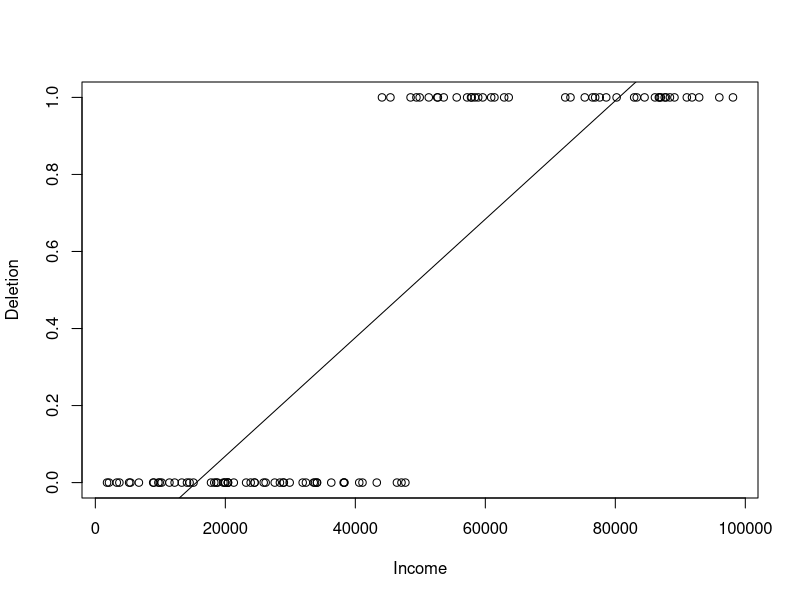
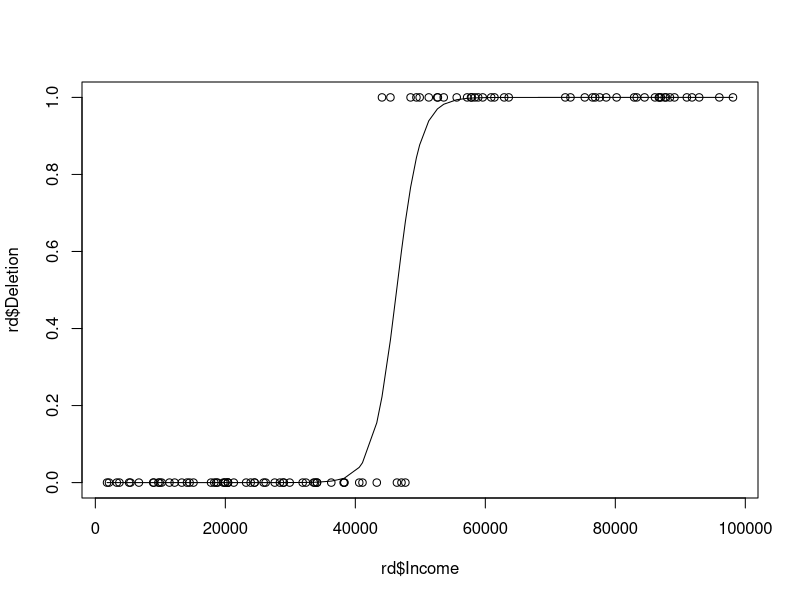
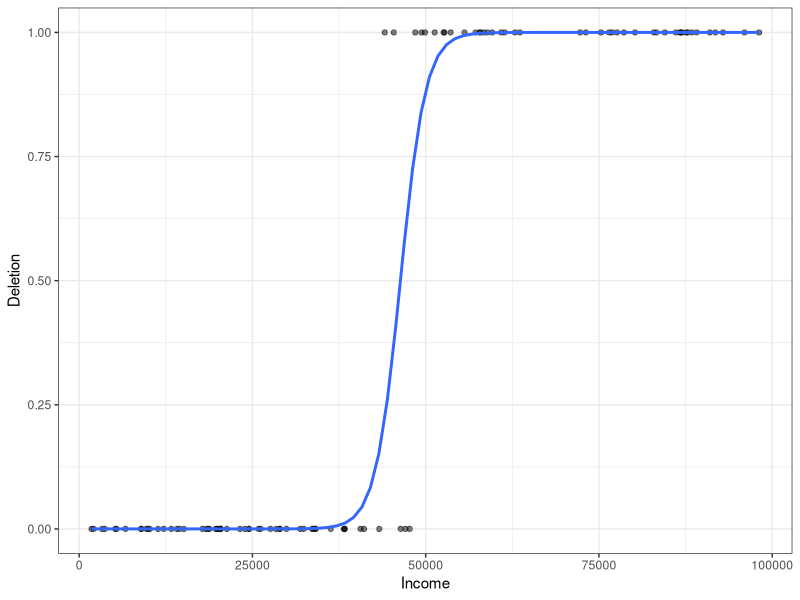
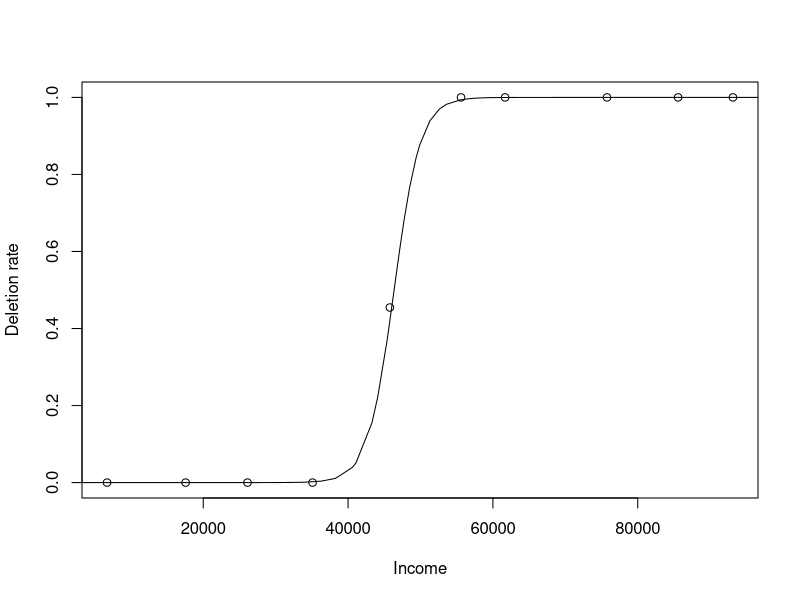
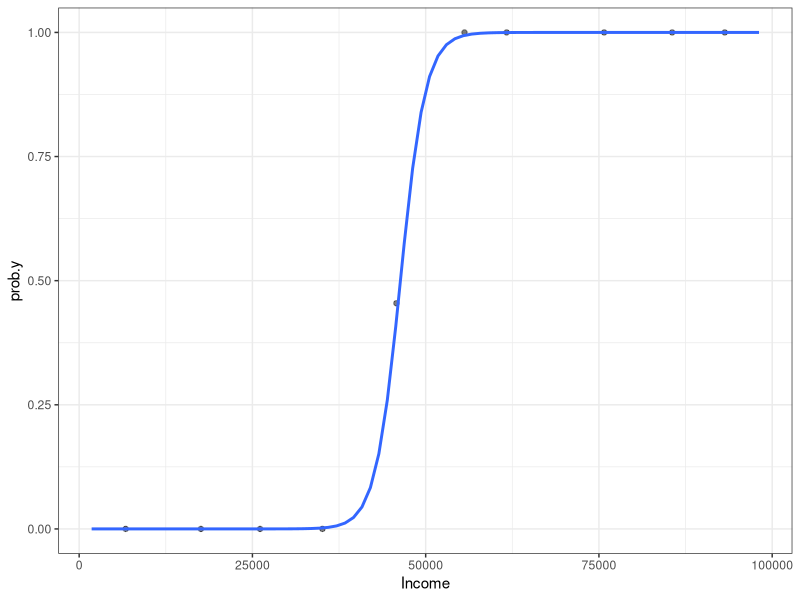
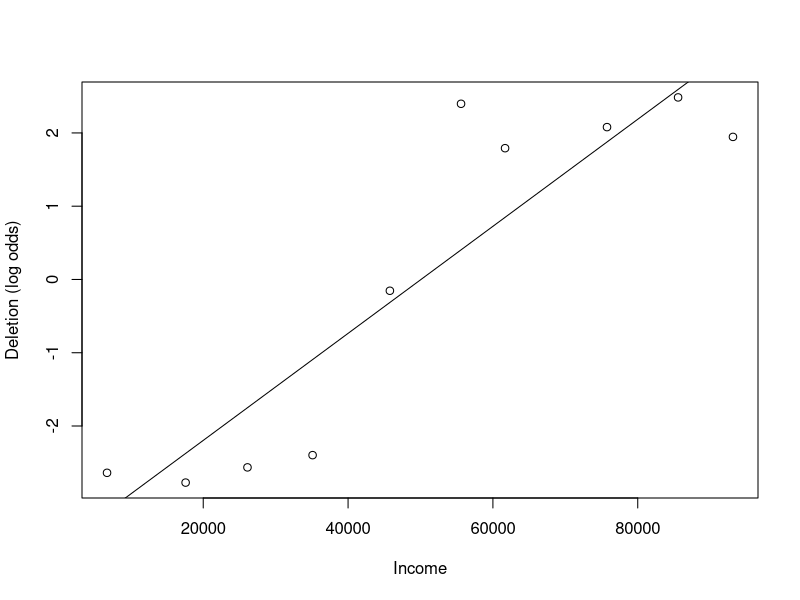
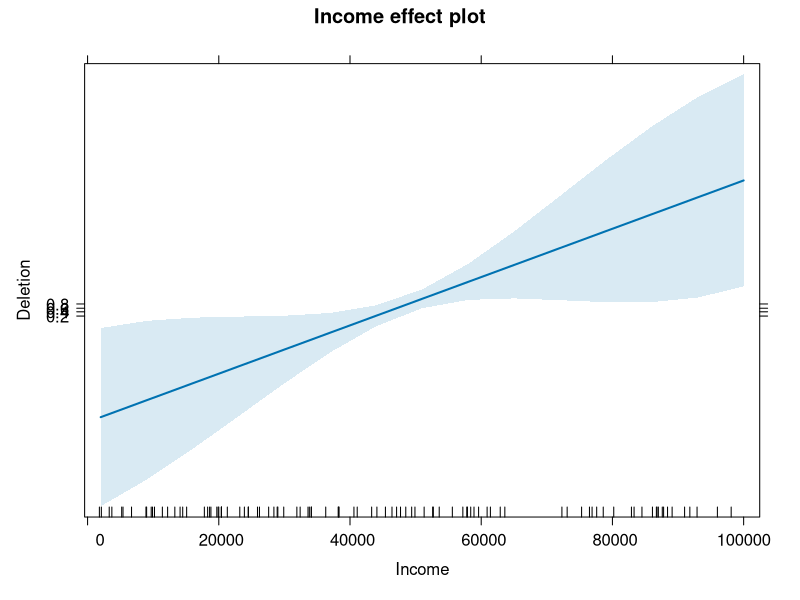

These charts were generated, in order, by the following R code: (Note: this script raises an error after producing the figures.)
# 請記得先設定工作目錄！

# 二之一節
# 火星人奢華性刪除現象資料
rd = read.delim("richdeletion.txt")
head(rd)

# 強迫R以五位整數顯示X軸數值。沒有此行時R會以「十的次方」格式呈現數值
options(scipen = 5)
plot(Deletion ~ Income, data = rd)	# 用之前Y~X方程式的語法也能畫圖！

rd.lm = lm(Deletion ~ Income, data = rd)	# 在線性迴歸中分析富豪型刪除機率
summary(rd.lm)					                  # 只擷取係數的部分
abline(rd.lm)                             # 將最佳配適線加到<圖一>上

# 將glm()函數中的family參數設定為binomial，以二項分佈函數建立廣義線型模型
rd.glm = glm(Deletion ~ Income, family = "binomial", data = rd)
summary(rd.glm) 

# 二之二節
log(Inf)			# 沒錯！R可以讓你計算無限值！
log(0)

# 練習一
# 一
# 計算Deletion的平均值，得到有富豪型刪除的機率P1。
del.p = mean(rd$Deletion) # 0.44
# 套用公式二
log(del.p / (1 - del.p)) # -0.2411621

# 二
# 取得所有係數
coefs = coef(rd.glm)

# 對數的相反就是指數exp()，將截距係數轉換為原始機率
exp(coefs["(Intercept)"])  # 收入為0時，有富豪型刪除的預測機率也趨近於0

# 以gtools套件的函數快速在對數勝率與原始機率間轉換
library(gtools)			# 記得先安裝並載入套件
logit(0.5)          # 從機率計算對數勝率
#[1] 0

inv.logit(0)        # 從對數勝率轉換回機率
#[1] 0.5

# 二之三之一節
# 火星語的「-qfx」後綴例子
# 建立含有20個1(有後綴的名詞)和10個0(無後綴的名詞)的向量
cheeseNouns = c(rep(1, 20), rep(0, 10)) 
sum(cheeseNouns == 0)				# 確認一下是否1和0的數量正確
sum(cheeseNouns == 1)    

# 二項檢定
# 以「binom.test()」直觀地根據「1」的數量以及樣本數進行二項檢定
binom.test(x = sum(cheeseNouns == 1), n = length(cheeseNouns))

# 卡方檢定
# 先以xtabs()來計算0和1的數量再以列聯表進行卡方檢定
cheeseNouns.tab = xtabs(~ cheeseNouns)
chisq.test(cheeseNouns.tab) 

# 只包含截距的邏輯迴歸模型
# 因為cheeseNouns單純是一個數值向量，這裡我們可以直接以「y ~ 1」的語法
# 在未指定「data」參數時就建立只含有截距的模型
cheese.glm = glm(cheeseNouns ~ 1, family = "binomial")
summary(cheese.glm) 

# 練習二
# 先重新建立富豪型刪除的邏輯迴歸模型
rd = read.delim("richdeletion.txt")
rd.glm = glm(Deletion ~ Income, family = "binomial", data = rd)
# 取出收入斜率
coefs = coef(rd.glm)
coef.inc = coefs["Income"]
# coef.inc為0.000554，也就是每當收入增加1，火星人呈現富豪型刪除(P1)的對數勝率
# 就增加0.000554
# 手動計算收入為35790時火星人呈現富豪型刪除的預測機率
# 先以迴歸方程式得出預測的P1對數勝率
del.logit = coefs["(Intercept)"] + 35790 * coef.inc  # -5.85
# 再以gtools套件的inv.logit()將預測的對數勝率轉換回機率
library(gtools)
inv.logit(del.logit)                                 # 0.00286033，大約0.2%的機率

# 練習三
# 要使用predict()根據某個自變量的值取得因變量的值，第一步是要建立一個資料框，而欄位
# 名稱必須與迴歸模型中的該自變量名稱相同，而在這個練習裡就是Income。另外也還記得
# 怎麼利用seq()函數產生一個每兩個數值之間有著相同間隔的連續數字嗎？
pred.df = data.frame(Income = seq(from = 20000, to = 60000, by = 1000))
# 使用建立的資料框和rd.glm從predict()中取得富豪型刪除的預測「對數勝率」
pred.logits = predict(rd.glm, pred.df)
# 再次利用gtools套件的inv.logit將對數勝率轉換為機率
library(gtools)
# 也可以進位至小數點第三位，比較好解讀數據
round(inv.logit(pred.logits), 3)

# 二之三之二
# 從邏輯迴歸模型的檢定報告中取出對數似然值、以內建的「logLik()」函數取出殘餘偏差值
# 最後再進行<公式五>的驗算
logLik(cheese.glm)               			# 直接從模型中取出對數似然值
#'log Lik.' -19.09543 (df=1) 	
cheese.glm.sum = summary(cheese.glm)	# 將模型的檢定報告另存為物件
dev = cheese.glm.sum$deviance		      # 從檢定報告中取出殘餘偏差值
dev
#[1] 38.19085
dev/(-2)    				                  # 以<公式五>從殘餘偏差值反推至似然值
#[1] -19.09543

# 驗證只含有截距的模型中的截距係數代表的就是P1的機率
# cheeseNouns的向量平均數就代表P1的機率
mean(cheeseNouns)		
#[1] 0.6666667
coefs = cheese.glm.sum$coefficients	# 從模型檢定報告中取出所有係數數據
coef.int = coefs[1, "Estimate"]	# 取得截距係數數據(1 = 數據中的第1列)
#[1] 0.6931472
library(gtools)              				# 記得安裝載入gtools套件
# 將截距係數的P1對數勝率反轉回P1機率，與前面的平均數相同！
inv.logit(coef.int)
#[1] 0.6666667

# 以單一樣本z檢定驗證模型中截距係數的p值
coefs[1, "Pr(>|z|)"]			          # 取得截距係數p值(第1列數據的p值)
#[1] 0.07350237
logit.z = coefs[1, "z value"] 	   	# 取得截距係數z值
2 * pnorm(logit.z, lower.tail = F)	# z值大於0所以取得右尾p值再計算雙尾p值
#[1] 0.07350237

logit.SE = coefs[1, "Std. Error"] 		# 只取出截距係數標準誤
coef.int/logit.SE             				# 公式六得到相同z值
#[1] 1.789699

# 以起司名詞後綴例子示範卡方值與邏輯迴歸截距z值的相似性
# 以起司後綴例子進行卡方檢定，而檢定報告另存為物件
cheese.chisq = chisq.test(c(10, 20))
cheese.chisq$statistics 				# 只取出報告中的卡方值
#X-squared 
#3.333333
logit.z ^ 2						# 計算邏輯迴歸截距z值平方
#[1] 3.203021 

# 二之三之三節
# 以火星人起司名詞為例進行以卡方檢定偏差分析為基礎的似然比檢定
cheese.glm0 = glm(cheeseNouns ~ 0, family = "binomial")	# 沒有截距的模型
anova(cheese.glm0, cheese.glm, test = "Chisq")	        # 與有截距模型比較

# 二之四節
# 假設火星人起司名詞後綴出現與詞頻負相關
Suffixed = c(rep(1, 20), rep(0, 10))	# 我們的二元因變量
Frequency = 1:30			   	            # 詞頻數據
cor.test(Suffixed, Frequency)	        # r = -.82

set.seed(1)				                    # 指定亂數種子
WordLength = sample(1:30)	            # 隨機從1-30再抽樣隨機排序數字

# 直接指定每個數據向量(而不是資料框中的欄位)做為因變量和自變量
cheese2.glm = glm(Suffixed ~ Frequency + WordLength, family = "binomial")
#Warning messages:
#  1: glm.fit: algorithm did not converge 
#  2: glm.fit: fitted probabilities numerically 0 or 1 occurred
summary(cheese2.glm)

# 在因變量與自變量的相關性加入一點雜訊，使得迴歸模型不再百分百完美
# 取出原始Suffixed變量的第2個到第30個值，再取出原始Suffixed變量的第1個值
# 然後用c()重新結合，將原始的第1個值變成新的變量中的最後一個值
Suffixed.f = c(Suffixed[2:30], Suffixed[1])
cheese3.glm = glm(Suffixed.f ~ Frequency + WordLength, family = "binomial")
summary(cheese3.glm)

# 練習四
# 先建立只包含詞頻的起司名詞後綴模型
cheese.glm.freq = glm(Suffixed.f ~ Frequency, family = "binomial")
# 也建立使用Suffixed.f做為因變量的只含截距模型
cheese.glm0.f = glm(Suffixed.f ~ 1, family = "binomial")
# 與完整模型(使用Suffixed.f做為因變量)的似然比檢定
# 缺少/增加單詞時長自變量並無顯著改變模型配適度
anova(cheese3.glm, cheese.glm.freq, test = "Chisq")
# 與只含有截距的模型進行似然比檢定，加入詞頻顯著減少殘餘值/增加配適度
anova(cheese.glm0.f, cheese.glm.freq, test = "Chisq")

# 二之五節
# 以火星人富豪型刪除資料示範正確的二元資料模型圖表繪製
rd = read.delim("richdeletion.txt")
rd.glm = glm(Deletion ~ Income, family = "binomial", data = rd)

# 繪製符合因變量二元原始資料的最佳配適曲線
options(scipen = 5)		        # 強迫R以5位數整數而非e次方格式呈現數值
plot(rd$Deletion ~ rd$Income)	# 繪製散佈圖
rd.pred = predict(rd.glm, type = "response")	# 取得原始因變量的估計值
# 將收入數值與富豪型刪除估計值合併為一個資料框
curve.df = data.frame(Income = rd$Income, fitted = rd.pred)
# 再將整個資料框根據收入從小到大排序列，以便可以使用lines()函數依序將估計值按照
# 收入從小到大排序的收入數值連成一條曲線
curve.df = curve.df[order(curve.df$Income), ]
lines(x = curve.df$Income, y = curve.df$fitted)		

# 練習五
library(ggplot2)
ggplot(data = rd, mapping = aes(x = Income, y = Deletion)) + 
  # 加上實際數據點時設定為半透明，可以突顯最佳配適線
  geom_point(alpha = .5) +
  stat_smooth(method = "glm", se = FALSE, method.args = list(family = "binomial")) +
    theme_bw()

# 以X軸與Y軸分組計算平均數，解決呈現個別數據點與機率變化趨勢的問題
# 將ｘ軸自變量放入十個範圍相同的分組
bins = cut(rd$Income, 10) 			
# 每個範圍分組裡算出一個收入平均數
mean.x = tapply(rd$Income, bins, mean) 	
# 計算每個範圍分組裡的呈現富豪型刪除與否的平均數，也就是呈現刪除的機率
prob.y = tapply(rd$Deletion, bins, mean)	
# 重覆繪圖的過程
options(scipen = 5)
# 使用經過分組計算的數值繪製散佈圖
plot(mean.x, prob.y, ylab = "Deletion rate", xlab = "Income")
# 以稍早產生的收入數值對應的估計機率的資料加上最佳配適曲線
lines(x = curve.df$Income, y = curve.df$fitted)

# 練習六
bins.df = data.frame(Income = mean.x, Prob = prob.y)

library(ggplot2)
# ggplot()函數不做任何對應，只建立空白底圖
ggplot() + 
  # 在geom_point()函數中設定分組計算資料框為資料來源
  geom_point(data = bins.df, mapping = aes(x = Income, y = prob.y), alpha = .5) +
  # 在stat_smooth()函數中設定模型估計值資料來源
  stat_smooth(data = rd, mapping = aes(x = Income, y = Deletion),
              method = "glm", se = FALSE, method.args = list(family = "binomial")) +
  theme_bw()

# 直接以對數勝率呈現線性的最佳配適線
bins = cut(rd$Income, 10)		# 同樣將X軸進行範圍分組
# 建立Y軸進行範圍分組且加入雜訊的函數
logit.bin = function(vector) {
 	prob1 = mean(c(vector, 0, 1)) 	# 為每個分組的P1計算多增加兩個雜訊數值
	prob0 = 1 - prob1 		         	# 計算範圍分組的P0
	log.odds = log(prob1 / prob0) 	# 加了雜訊後P1和P0都不可能是0
	return(log.odds)			          # 回傳分組對數勝率
}
mean.x = tapply(rd$Income, bins, mean) 	# 為每個X軸分組計算平均數
# 為每個Y軸分組以logit.bin計算平均數
logit.y = tapply(rd$Deletion, bins, logit.bin)	
# 產生散佈圖
plot(mean.x, logit.y, ylab = "Deletion (log odds)", xlab = "Income")
abline(lm(logit.y ~ mean.x)) 			      # 加上線性迴歸最佳配適線

# 以effects套件繪製圖表，結合圖五及圖六的優點
library(effects)			      # 記得先安裝載入套件
plot(allEffects(rd.glm))		# 取得rd.glm模型中的所有效應繪製圖表

# 二之六節
# 重新建立兩個我們要進行比較的模型。如果你的變量已經消失的，也往前翻幾頁重新建立吧
cheese0.glm = glm(Suffixed.f ~ 1, family = "binomial")
cheese3.glm = glm(Suffixed.f ~ Frequency + WordLength, family = "binomial")
# 以logLik()函數取出各個模型的對數似然值，套用公式八，再使用as.numeric()
# 函數將結果轉為不帶其他文字資訊的數值
as.numeric((logLik(cheese0.glm) - logLik(cheese3.glm)) / logLik(cheese0.glm))

# 從完整模型的檢定報告數據計算RL2
cheese3.sum = summary(cheese3.glm)
cheese3.LL = -2 * cheese3.sum$deviance	# 取得檢定報告中殘餘偏差似然值
cheese0.LL = -2 * cheese3.sum$null.deviance	# 取得檢定報告中零偏差似然值
(cheese0.LL - cheese3.LL) / cheese0.LL	# 公式八

# 進行類似標準化係數的邏輯迴歸分析
# 以scale()函數將自變量進行z分數轉換
cheese3.z.glm = glm(Suffixed.f ~ scale(Frequency) + 
       					scale(WordLength), family = "binomial")
summary(cheese3.z.glm)

# 利用似然比檢定比較兩個自變量的效應值是否有顯著差距
# 以I()函數告訴R「+」是將兩個自變量加在一起的數學運算，而不是加入獨立自變量的意思
cheese3.z.same.glm = glm(Suffixed.f ~ I(scale(Frequency) + 
                                          scale(WordLength)), family = "binomial")
# 注意要設定test參數哦！
anova(cheese3.z.same.glm, cheese3.z.glm, test = "Chisq")

# 以Menard (2004)的方法，利用因變量對數勝率預測值的標準差進行真的標準化邏輯迴歸分析
coefs = coef(cheese3.glm)		# 從模型中取出所有效應值
Frequency.coef = coefs["Frequency"]	# 取出詞頻效應值
WordLength.coef = coefs["WordLength"]	# 取出單詞長度效應值
# 使用<公式八>計算邏輯迴歸的確定係數，以as.numeric()函數將文字資訊從計算結果移除
RL = sqrt(as.numeric((logLik(cheese0.glm) -
                        logLik(cheese3.glm)) / logLik(cheese0.glm)))
# 計算自變量標準差
Frequency.sd = sd(Frequency)			
WordLength.sd = sd(WordLength)
# 取出因變量預測對數勝率計算標準差
logit.yhat.sd = sd(predict(cheese3.glm)) 	
# 計算標準化自變量係數
Frequency.beta = Frequency.coef * RL * (Frequency.sd / logit.yhat.sd)
WordLength.beta = WordLength.coef * RL * (WordLength.sd / logit.yhat.sd)
c(Frequency.beta, WordLength.beta)
#[1] -0.7674511 0.04311755 

# 三之一節
# 測試從名詞片語複雜與否會不會影響從名詞片語中移出某個詞到主題位置的合語法性
demo.dat = read.delim("demo.txt")
head(demo.dat)

# 練習七
# 新增原始類別因子並將預設的虛擬編碼改為總和編碼
demo.dat$ComplexNPFac = ifelse(demo.dat$ComplexNP == 1, "Yes", "No")
demo.dat$TopicFac = ifelse(demo.dat$Topic == 1, "Yes", "No")
# 先將新的欄位轉換為因子
demo.dat$ComplexNPFac = as.factor(demo.dat$ComplexNPFac)
demo.dat$TopicFac = as.factor(demo.dat$TopicFac)
# 檢查預設的虛擬編碼對比
contrasts(demo.dat$ComplexNPFac)
contrasts(demo.dat$TopicFac)
# 轉換為總和編碼
contrasts(demo.dat$ComplexNPFac) = contr.sum(levels(demo.dat$ComplexNPFac))
contrasts(demo.dat$TopicFac) = contr.sum(levels(demo.dat$TopicFac))
# 檢查改變後的總和編碼對比
contrasts(demo.dat$ComplexNPFac)
contrasts(demo.dat$TopicFac)

# 為每位母語者進行邏輯迴歸
CNP.coef = numeric(7)	# 建立長度為7的數值向量儲存每位母語者ComplexNP係數
Top.coef = numeric(7)	# 儲存每位母語者Topic係數的數值向量
CxT.coef = numeric(7)	# 儲存每位母語者交互作用係數的數值向量
for (i in 1:7) { 		# 以迴圈為每位母語者進行邏輯迴歸
  # 依編號取得每位母語者的資料子集合
  demo.dat.i = subset(demo.dat, demo.dat$Speaker == i) 
  # 進行邏輯迴歸
  glm.i = glm(Judgment ~ ComplexNP * Topic, 
  family = binomial, data = demo.dat.i)
  # 取出所有係數儲存至數值向量
  coefs = coef(glm.i)
 	CNP.coef[i] = coefs["ComplexNP"]
 	Top.coef[i] = coefs["Topic"]
 	CxT.coef[i] = coefs["ComplexNP:Topic"]
}

# 為每一組係數進行虛無假設為「0」的t檢定
t.test(CNP.coef)$p.value # 名詞複雜度t檢定，只取p值
#[1] 0.02073655
t.test(Top.coef)$p.value # 主題移位t檢定
#[1] 8.145483e-06
t.test(CxT.coef)$p.value # 交互作用t檢定
#[1] 0.02073655

# 三之二之一
# 我們可以先直接設定參數「stringsAsFactors」為「TRUE」，
# 代表字串欄位直接轉換成因子並以使用預設虛擬編碼系統
classifiers = read.delim("classifiers.txt", stringsAsFactors = TRUE)

# 把有著三個層次的因變量根據是否為「1(條)」、「2(根)」或「3(支)」
# 拆解成三個以「0」與「1」呈現的二元因變量
# 當Class為1，欄位tiao也為1，否則為0，以此類推
classifiers$tiao = ifelse(classifiers$Class == 1, 1, 0)
classifiers$gen = ifelse(classifiers$Class == 2, 1, 0)
classifiers$zhi = ifelse(classifiers$Class == 3, 1, 0)

# 針對每個新的二元因變量進行個別的邏輯迴歸分析
# 預測量詞是否為「條」的邏輯迴歸模型，以此類推
tiao.glm = glm(tiao ~ Flexible + Thin + Round, family = "binomial", 
               data = classifiers)
gen.glm = glm(gen ~ Flexible + Thin + Round, family = "binomial", 
                data = classifiers)
zhi.glm = glm(zhi ~ Flexible + Thin + Round, family = "binomial", 
                data = classifiers)

# 無法直接以glm()對含有超過兩個層次的因變量進行邏輯迴歸分析
summary(glm(Class ~ Flexible + Thin + Round, family = "binomial", 
            data = classifiers))

# 使用nnet套件進行多項邏輯迴歸分析
library(nnet) 			# 記得先安裝載入套件
# 建立模型的語法都相同，這裡以tiao為二元因變量進行示範
tiao.multinom = multinom(tiao ~ Flexible + Thin + Round, data = classifiers)
summary(tiao.multinom)

# 練習八
# 截距p值
int.z = -1.7979206 / 0.7164164
2 * pnorm(int.z)
# 彈性p值
flex.z = 4.7943608 / 0.8575578
2 * pnorm(flex.z, lower.tail = F)  # z值為正數，所以先取得右尾p值再乘以2
# 細長p值
thin.z = -1.226217 / 0.8255739
2 * pnorm(thin.z)
# 圓p值
round.z = 0.2615881 / 0.732752
2 * pnorm(round.z, lower.tail = F) # z值為正數，所以先取得右尾p值再乘以2

# 進行三元因變量的多項邏輯迴歸分析
allClass.multinom = multinom(Class ~ Flexible + Thin + Round, 
                             data = classifiers)
summary(allClass.multinom)

# 手動從多項迴歸分析模型中取得係數與標準誤，並計算z值與p值
results = summary(allClass.multinom)		# 將檢定報告另存
coef.vals = results$coefficients		# 取得係數矩陣
se.vals = results$standard.errors		# 取得標準誤矩陣
z.vals = coef.vals/se.vals			# 將係數矩陣除以標準誤矩陣取得z
# 以z值矩陣產生p值。由於z值可能大於或小於0，這裡一律以abs()先轉換為絕對z值
# 再加上「-」轉換為負數，所以不管原始z值為何，一律都是先取得左尾p值再乘以2
p.vals = 2*pnorm(-abs(z.vals))			
z.vals
p.vals
